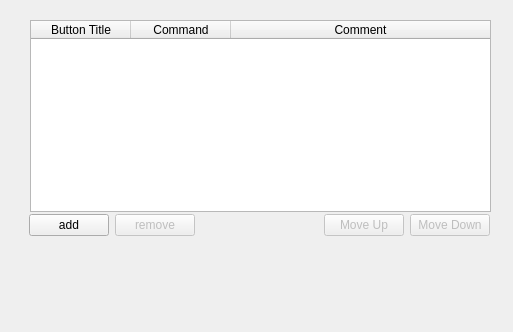
<?xml version="1.0" encoding="UTF-8"?>
<ui version="4.0">
 <class>Form</class>
 <widget class="QWidget" name="Form">
  <property name="geometry">
   <rect>
    <x>0</x>
    <y>0</y>
    <width>513</width>
    <height>332</height>
   </rect>
  </property>
  <property name="windowTitle">
   <string>Form</string>
  </property>
  <widget class="QTableWidget" name="tableWidget">
   <property name="geometry">
    <rect>
     <x>30</x>
     <y>20</y>
     <width>461</width>
     <height>192</height>
    </rect>
   </property>
   <property name="selectionMode">
    <enum>QAbstractItemView::SingleSelection</enum>
   </property>
   <property name="columnCount">
    <number>3</number>
   </property>
   <attribute name="horizontalHeaderStretchLastSection">
    <bool>true</bool>
   </attribute>
   <column>
    <property name="text">
     <string>Button Title</string>
    </property>
   </column>
   <column>
    <property name="text">
     <string>Command</string>
    </property>
   </column>
   <column>
    <property name="text">
     <string>Comment</string>
    </property>
   </column>
  </widget>
  <widget class="QWidget" name="horizontalLayoutWidget">
   <property name="geometry">
    <rect>
     <x>29</x>
     <y>210</y>
     <width>461</width>
     <height>31</height>
    </rect>
   </property>
   <layout class="QHBoxLayout" name="horizontalLayout">
    <item>
     <widget class="KPushButton" name="add_button">
      <property name="text">
       <string>add</string>
      </property>
     </widget>
    </item>
    <item>
     <widget class="KPushButton" name="remove_button">
      <property name="enabled">
       <bool>false</bool>
      </property>
      <property name="text">
       <string>remove</string>
      </property>
     </widget>
    </item>
    <item>
     <spacer name="horizontalSpacer">
      <property name="orientation">
       <enum>Qt::Horizontal</enum>
      </property>
      <property name="sizeHint" stdset="0">
       <size>
        <width>40</width>
        <height>20</height>
       </size>
      </property>
     </spacer>
    </item>
    <item>
     <widget class="KPushButton" name="move_up_button">
      <property name="enabled">
       <bool>false</bool>
      </property>
      <property name="text">
       <string>Move Up</string>
      </property>
     </widget>
    </item>
    <item>
     <widget class="KPushButton" name="move_down_button">
      <property name="enabled">
       <bool>false</bool>
      </property>
      <property name="text">
       <string>Move Down</string>
      </property>
     </widget>
    </item>
   </layout>
  </widget>
 </widget>
 <customwidgets>
  <customwidget>
   <class>KPushButton</class>
   <extends>QPushButton</extends>
   <header>kpushbutton.h</header>
  </customwidget>
 </customwidgets>
 <resources/>
 <connections/>
</ui>
